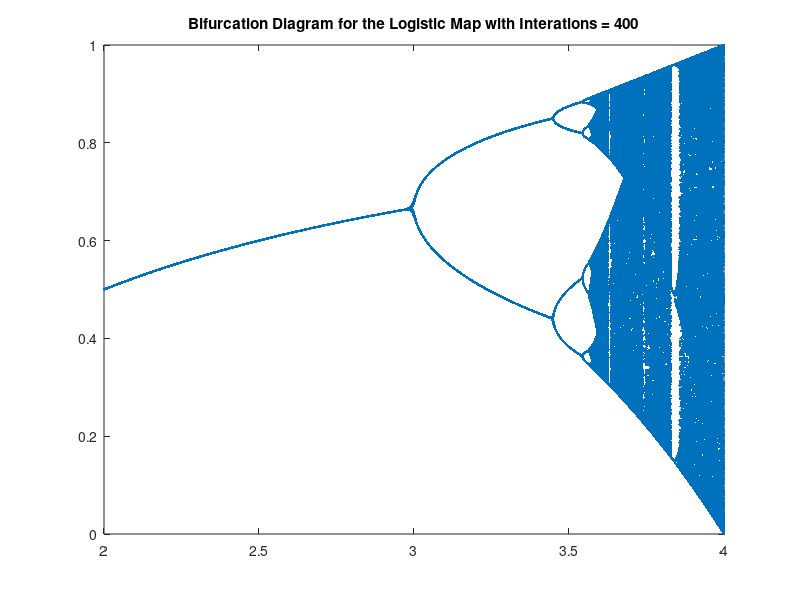

MATLAB code for this plot:
%BifurDiag.m is a Matlab program to construct a bifurcation diagram for the logistic map
%to allow exploring the period doubling route to Chaos.  Dana Kester, Oct. 2002

%  The logistic map is x[t+1] = r*x[t]*(1-x[t]) where 0 < r < 4 is a parameter
%  value and 0 < x[t] < 1 is a variable.  The user specifies the following:
%  rmin = the lowest value of r to three decimals (or maybe two decimals)
%  rmax = the highest value of r to three decimals (or maybe two decimals)
%  xo = initial value of x[t]
%  num = number of iterations

%  WARNING THE CURRENT PARAMETERS rmin, rmax, and num, (as well as the derived rmn, rmx)
%  MAY RESULT IN A LONG EXECUTION TIME -- ON MY 4-YEAR OLD COMPUTER WITH A PENTIUM II
%  166 MHZ PROCESSOR IT TOOK ABOUT 7 HOURS!  YOU CAN REDUCE THE NUMBER OF CALCULATIONS
%  BY INCREMENTING R-VALUES BY 0.01 RATHER THAN 0.001 BY CHANGING rmin and rmax TO TWO
%  DECIMAL PLACES AND CHANGING 1000 TO 100 IN LINES 24 & 25; OR YOU CAN NARROW THE 
%  RANGE OF R-VALUES; OR YOU MAY BE ABLE TO REDUCE THE NUMBER OF ITERATIONS AT EACH 
%  R-VALUE.  IT ALL DEPENDS ON WHAT YOU WANT TO EXAMINE IN THE BIFURCATION DIAGRAM.

clear
rmin = 2.001
rmax = 3.999
xo = 0.6
num = 400
num2 = num/2;

rmn = round(rmin*1000); %Matlab requires integer subscripts
rmx = round(rmax*1000);
rct = 0; %rct is a counter for the number of r-values interated
ir = 0;
for r = rmin:0.001:rmax
    x(1)=xo; %set initial condition--Matlab requires subscript > 0
        rdec = r; % converts back to decimal r
    for n=2:num
        x(n)=rdec*(x(n-1))*(1-(x(n-1)));
        if n > num2
            ir = ir+1;%n+(num-2)*rct; %ir is a counter for total interations
            itx(ir) = x(n); %after the first num2 iterations
            rv(ir)=rdec;
        end
    end
    rct=rct+1;
end


plot(rv,itx,'.')
axis([floor(rmin),ceil(rmax),0,1])
numitr = num2str(num);
title(['Bifurcation Diagram for the Logistic Map with Interations = ',numitr])

%  Note: The plot generated by this program needs some interactive editing in the Matlab GUI.
%  The default point size is "6", and I have not found a way to change that in the program.
%  If you enter PLOT EDIT mode you can select the data plotted and change the point size from
%  6 to 0.5 to show the detail of the results.